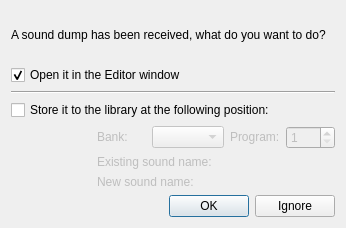
<?xml version="1.0" encoding="UTF-8"?>
<ui version="4.0">
 <class>Dialog</class>
 <widget class="QDialog" name="Dialog">
  <property name="geometry">
   <rect>
    <x>0</x>
    <y>0</y>
    <width>346</width>
    <height>228</height>
   </rect>
  </property>
  <property name="windowTitle">
   <string>Dialog</string>
  </property>
  <layout class="QGridLayout" name="gridLayout">
   <item row="3" column="0" colspan="2">
    <widget class="QCheckBox" name="store_chk">
     <property name="text">
      <string>Store it to the library at the following position:</string>
     </property>
    </widget>
   </item>
   <item row="1" column="0" colspan="2">
    <widget class="QCheckBox" name="editor_chk">
     <property name="text">
      <string>Open it in the Editor window</string>
     </property>
     <property name="checked">
      <bool>true</bool>
     </property>
    </widget>
   </item>
   <item row="4" column="0" rowspan="2">
    <spacer name="horizontalSpacer">
     <property name="orientation">
      <enum>Qt::Horizontal</enum>
     </property>
     <property name="sizeType">
      <enum>QSizePolicy::Fixed</enum>
     </property>
     <property name="sizeHint" stdset="0">
      <size>
       <width>80</width>
       <height>20</height>
      </size>
     </property>
    </spacer>
   </item>
   <item row="4" column="1">
    <layout class="QHBoxLayout" name="horizontalLayout">
     <item>
      <widget class="QLabel" name="bank_lbl">
       <property name="enabled">
        <bool>false</bool>
       </property>
       <property name="sizePolicy">
        <sizepolicy hsizetype="Preferred" vsizetype="Maximum">
         <horstretch>0</horstretch>
         <verstretch>0</verstretch>
        </sizepolicy>
       </property>
       <property name="text">
        <string>Bank:</string>
       </property>
      </widget>
     </item>
     <item>
      <widget class="QComboBox" name="bank_combo">
       <property name="enabled">
        <bool>false</bool>
       </property>
       <property name="sizePolicy">
        <sizepolicy hsizetype="Maximum" vsizetype="Fixed">
         <horstretch>0</horstretch>
         <verstretch>0</verstretch>
        </sizepolicy>
       </property>
      </widget>
     </item>
     <item>
      <widget class="QLabel" name="prog_lbl">
       <property name="enabled">
        <bool>false</bool>
       </property>
       <property name="sizePolicy">
        <sizepolicy hsizetype="Preferred" vsizetype="Maximum">
         <horstretch>0</horstretch>
         <verstretch>0</verstretch>
        </sizepolicy>
       </property>
       <property name="text">
        <string>Program:</string>
       </property>
      </widget>
     </item>
     <item>
      <widget class="QSpinBox" name="prog_spin">
       <property name="enabled">
        <bool>false</bool>
       </property>
       <property name="minimum">
        <number>1</number>
       </property>
       <property name="maximum">
        <number>128</number>
       </property>
      </widget>
     </item>
    </layout>
   </item>
   <item row="0" column="0" colspan="2">
    <widget class="QLabel" name="label">
     <property name="text">
      <string>A sound dump has been received, what do you want to do?</string>
     </property>
    </widget>
   </item>
   <item row="6" column="1">
    <widget class="QDialogButtonBox" name="buttonBox">
     <property name="orientation">
      <enum>Qt::Horizontal</enum>
     </property>
     <property name="standardButtons">
      <set>QDialogButtonBox::Ignore|QDialogButtonBox::Ok</set>
     </property>
    </widget>
   </item>
   <item row="5" column="1">
    <layout class="QGridLayout" name="gridLayout_2">
     <item row="0" column="0">
      <widget class="QLabel" name="library_lbl">
       <property name="enabled">
        <bool>false</bool>
       </property>
       <property name="sizePolicy">
        <sizepolicy hsizetype="Preferred" vsizetype="Maximum">
         <horstretch>0</horstretch>
         <verstretch>0</verstretch>
        </sizepolicy>
       </property>
       <property name="text">
        <string>Existing sound name:</string>
       </property>
      </widget>
     </item>
     <item row="0" column="1">
      <widget class="QLabel" name="library_sound_lbl">
       <property name="enabled">
        <bool>false</bool>
       </property>
       <property name="sizePolicy">
        <sizepolicy hsizetype="MinimumExpanding" vsizetype="Maximum">
         <horstretch>0</horstretch>
         <verstretch>0</verstretch>
        </sizepolicy>
       </property>
       <property name="alignment">
        <set>Qt::AlignRight|Qt::AlignTrailing|Qt::AlignVCenter</set>
       </property>
      </widget>
     </item>
     <item row="1" column="0">
      <widget class="QLabel" name="dump_lbl">
       <property name="enabled">
        <bool>false</bool>
       </property>
       <property name="sizePolicy">
        <sizepolicy hsizetype="Preferred" vsizetype="Maximum">
         <horstretch>0</horstretch>
         <verstretch>0</verstretch>
        </sizepolicy>
       </property>
       <property name="text">
        <string>New sound name:</string>
       </property>
      </widget>
     </item>
     <item row="1" column="1">
      <widget class="QLabel" name="dump_sound_lbl">
       <property name="enabled">
        <bool>false</bool>
       </property>
       <property name="sizePolicy">
        <sizepolicy hsizetype="MinimumExpanding" vsizetype="Maximum">
         <horstretch>0</horstretch>
         <verstretch>0</verstretch>
        </sizepolicy>
       </property>
       <property name="alignment">
        <set>Qt::AlignRight|Qt::AlignTrailing|Qt::AlignVCenter</set>
       </property>
      </widget>
     </item>
    </layout>
   </item>
   <item row="2" column="0" colspan="2">
    <widget class="Line" name="line">
     <property name="orientation">
      <enum>Qt::Horizontal</enum>
     </property>
    </widget>
   </item>
  </layout>
 </widget>
 <resources/>
 <connections>
  <connection>
   <sender>buttonBox</sender>
   <signal>accepted()</signal>
   <receiver>Dialog</receiver>
   <slot>accept()</slot>
   <hints>
    <hint type="sourcelabel">
     <x>248</x>
     <y>254</y>
    </hint>
    <hint type="destinationlabel">
     <x>157</x>
     <y>274</y>
    </hint>
   </hints>
  </connection>
  <connection>
   <sender>buttonBox</sender>
   <signal>rejected()</signal>
   <receiver>Dialog</receiver>
   <slot>reject()</slot>
   <hints>
    <hint type="sourcelabel">
     <x>316</x>
     <y>260</y>
    </hint>
    <hint type="destinationlabel">
     <x>286</x>
     <y>274</y>
    </hint>
   </hints>
  </connection>
  <connection>
   <sender>store_chk</sender>
   <signal>toggled(bool)</signal>
   <receiver>bank_lbl</receiver>
   <slot>setEnabled(bool)</slot>
   <hints>
    <hint type="sourcelabel">
     <x>172</x>
     <y>92</y>
    </hint>
    <hint type="destinationlabel">
     <x>115</x>
     <y>127</y>
    </hint>
   </hints>
  </connection>
  <connection>
   <sender>store_chk</sender>
   <signal>toggled(bool)</signal>
   <receiver>bank_combo</receiver>
   <slot>setEnabled(bool)</slot>
   <hints>
    <hint type="sourcelabel">
     <x>172</x>
     <y>92</y>
    </hint>
    <hint type="destinationlabel">
     <x>185</x>
     <y>126</y>
    </hint>
   </hints>
  </connection>
  <connection>
   <sender>store_chk</sender>
   <signal>toggled(bool)</signal>
   <receiver>prog_lbl</receiver>
   <slot>setEnabled(bool)</slot>
   <hints>
    <hint type="sourcelabel">
     <x>172</x>
     <y>92</y>
    </hint>
    <hint type="destinationlabel">
     <x>255</x>
     <y>127</y>
    </hint>
   </hints>
  </connection>
  <connection>
   <sender>store_chk</sender>
   <signal>toggled(bool)</signal>
   <receiver>prog_spin</receiver>
   <slot>setEnabled(bool)</slot>
   <hints>
    <hint type="sourcelabel">
     <x>172</x>
     <y>92</y>
    </hint>
    <hint type="destinationlabel">
     <x>312</x>
     <y>126</y>
    </hint>
   </hints>
  </connection>
  <connection>
   <sender>store_chk</sender>
   <signal>toggled(bool)</signal>
   <receiver>library_lbl</receiver>
   <slot>setEnabled(bool)</slot>
   <hints>
    <hint type="sourcelabel">
     <x>172</x>
     <y>92</y>
    </hint>
    <hint type="destinationlabel">
     <x>140</x>
     <y>162</y>
    </hint>
   </hints>
  </connection>
  <connection>
   <sender>store_chk</sender>
   <signal>toggled(bool)</signal>
   <receiver>library_sound_lbl</receiver>
   <slot>setEnabled(bool)</slot>
   <hints>
    <hint type="sourcelabel">
     <x>172</x>
     <y>92</y>
    </hint>
    <hint type="destinationlabel">
     <x>268</x>
     <y>162</y>
    </hint>
   </hints>
  </connection>
  <connection>
   <sender>store_chk</sender>
   <signal>toggled(bool)</signal>
   <receiver>dump_lbl</receiver>
   <slot>setEnabled(bool)</slot>
   <hints>
    <hint type="sourcelabel">
     <x>172</x>
     <y>92</y>
    </hint>
    <hint type="destinationlabel">
     <x>140</x>
     <y>181</y>
    </hint>
   </hints>
  </connection>
  <connection>
   <sender>store_chk</sender>
   <signal>toggled(bool)</signal>
   <receiver>dump_sound_lbl</receiver>
   <slot>setEnabled(bool)</slot>
   <hints>
    <hint type="sourcelabel">
     <x>172</x>
     <y>92</y>
    </hint>
    <hint type="destinationlabel">
     <x>268</x>
     <y>181</y>
    </hint>
   </hints>
  </connection>
 </connections>
</ui>
